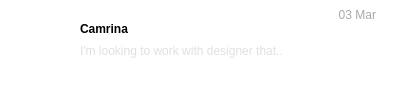
                 <widget class="QWidget" name="widget_10" native="true">
                  <property name="minimumSize">
                   <size>
                    <width>400</width>
                    <height>100</height>
                   </size>
                  </property>
                  <property name="maximumSize">
                   <size>
                    <width>400</width>
                    <height>100</height>
                   </size>
                  </property>
                  <property name="styleSheet">
                   <string notr="true">background-color: rgb(255, 255, 255);
border-radius:28px</string>
                  </property>
                  <layout class="QHBoxLayout" name="horizontalLayout_20">
                   <property name="spacing">
                    <number>4</number>
                   </property>
                   <property name="leftMargin">
                    <number>12</number>
                   </property>
                   <property name="topMargin">
                    <number>4</number>
                   </property>
                   <property name="rightMargin">
                    <number>12</number>
                   </property>
                   <property name="bottomMargin">
                    <number>4</number>
                   </property>
                   <item>
                    <widget class="QWidget" name="widget_12" native="true">
                     <property name="minimumSize">
                      <size>
                       <width>64</width>
                       <height>64</height>
                      </size>
                     </property>
                     <property name="maximumSize">
                      <size>
                       <width>64</width>
                       <height>64</height>
                      </size>
                     </property>
                     <property name="styleSheet">
                      <string notr="true">image: url(:/svg/img/img/image.png);
border:3px solid rgb(255, 255, 255);

border-radius:32px</string>
                     </property>
                    </widget>
                   </item>
                   <item>
                    <layout class="QVBoxLayout" name="verticalLayout_17" stretch="0,1">
                     <property name="spacing">
                      <number>0</number>
                     </property>
                     <property name="topMargin">
                      <number>4</number>
                     </property>
                     <property name="rightMargin">
                      <number>12</number>
                     </property>
                     <item>
                      <widget class="QLabel" name="label_30">
                       <property name="styleSheet">
                        <string notr="true">color: rgb(169, 169, 169);</string>
                       </property>
                       <property name="text">
                        <string>03 Mar</string>
                       </property>
                       <property name="alignment">
                        <set>Qt::AlignRight|Qt::AlignTrailing|Qt::AlignVCenter</set>
                       </property>
                      </widget>
                     </item>
                     <item>
                      <layout class="QHBoxLayout" name="horizontalLayout_21">
                       <property name="spacing">
                        <number>12</number>
                       </property>
                       <property name="bottomMargin">
                        <number>12</number>
                       </property>
                       <item>
                        <layout class="QVBoxLayout" name="verticalLayout_18" stretch="0,1">
                         <property name="spacing">
                          <number>8</number>
                         </property>
                         <item>
                          <widget class="QLabel" name="label_31">
                           <property name="font">
                            <font>
                             <weight>75</weight>
                             <bold>true</bold>
                            </font>
                           </property>
                           <property name="text">
                            <string>Camrina</string>
                           </property>
                          </widget>
                         </item>
                         <item>
                          <widget class="QLabel" name="label_32">
                           <property name="styleSheet">
                            <string notr="true">color: rgb(224, 224, 224);</string>
                           </property>
                           <property name="text">
                            <string>I'm looking to work with designer that..</string>
                           </property>
                           <property name="alignment">
                            <set>Qt::AlignLeading|Qt::AlignLeft|Qt::AlignTop</set>
                           </property>
                          </widget>
                         </item>
                        </layout>
                       </item>
                      </layout>
                     </item>
                    </layout>
                   </item>
                  </layout>
                 </widget>
